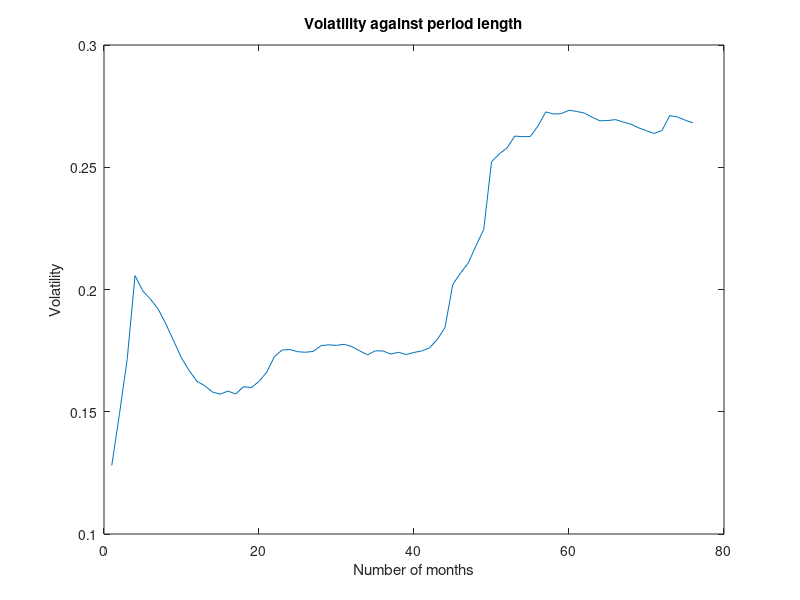

Write the MATLAB code that produced this figure. (Note: this script raises an error after producing the figure.)
format short; clear all; clc;

bse = csvread('bsedata_daily.csv');
nse = csvread('nsedata_daily.csv');


% assuming that a month has 26 trading days
daysInAMonth = 26;

months = 76;

% other parameters
rate = 0.05;
s0 = bse(1);
K = s0 * (0.5:0.1:1.5);
v = zeros(1, months);

% estimate historical volatility
for i=1:months
    v(i) = sqrt(252) * std((bse(2:i*daysInAMonth) - bse(1:i*daysInAMonth-1))...
        ./(bse(1:i*daysInAMonth-1)));
end
h = figure;
plot(v)
title('Volatility against period length')
xlabel('Number of months')
ylabel('Volatility')
saveas(h, 'volatility', 'jpg')

calldata = zeros(months, length(K));
putdata = zeros(months, length(K));

for i=1:months
    for j=1:length(K)
        [calldata(i, j), putdata(i, j)] = bsmoptionprice(s0, K(j), rate, 0, 0.5, v(i));
    end
end

for i=1:length(K)
    h = figure;
    plot(calldata(:, i));
    title(['Call option prices for BSE; Strike = ' num2str(K(i))]);
    xlabel('Period length')
    ylabel('Call option')
    saveas(h, ['call_strike' num2str(i)], 'jpg')
    figure
    plot(putdata(:, i));
    title(['Put option prices for BSE; Strike = ' num2str(K(i))]);
    xlabel('Period length')
    ylabel('Put option')
    saveas(h, ['put_strike' num2str(i)], 'jpg')
end